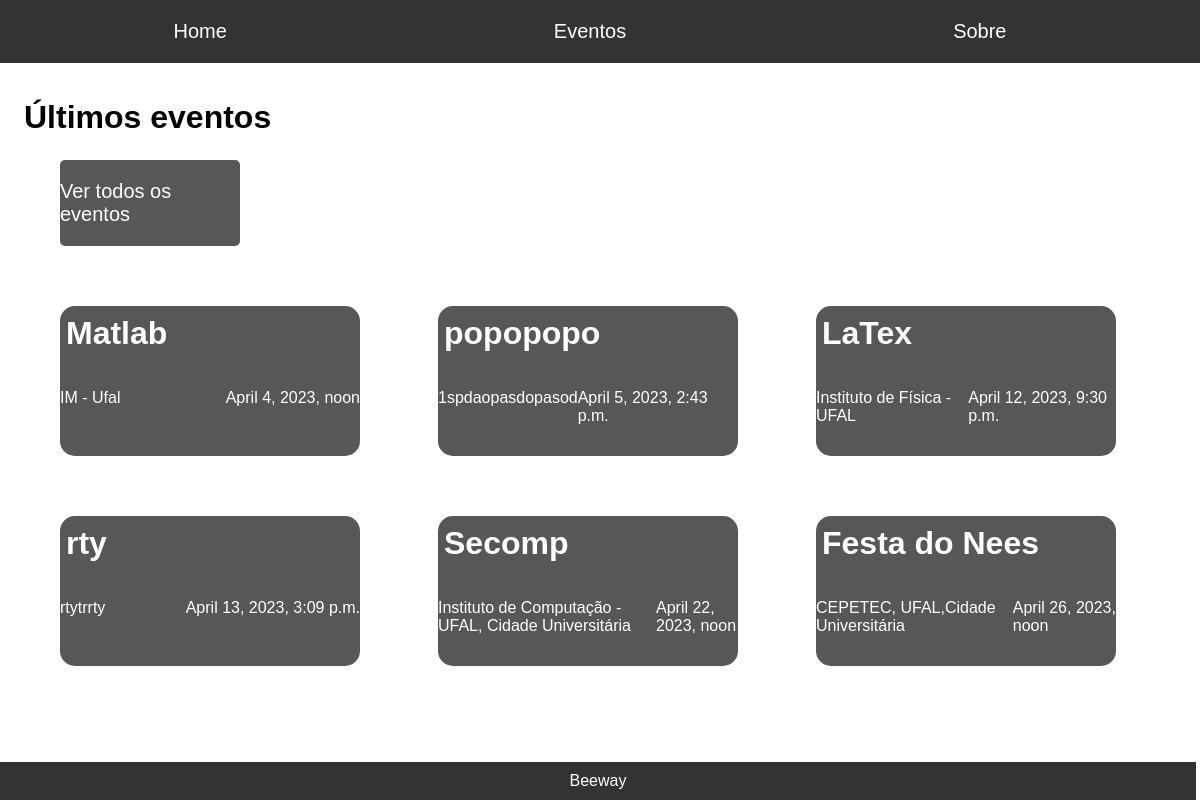
Before: /administrador/home with the older database file.
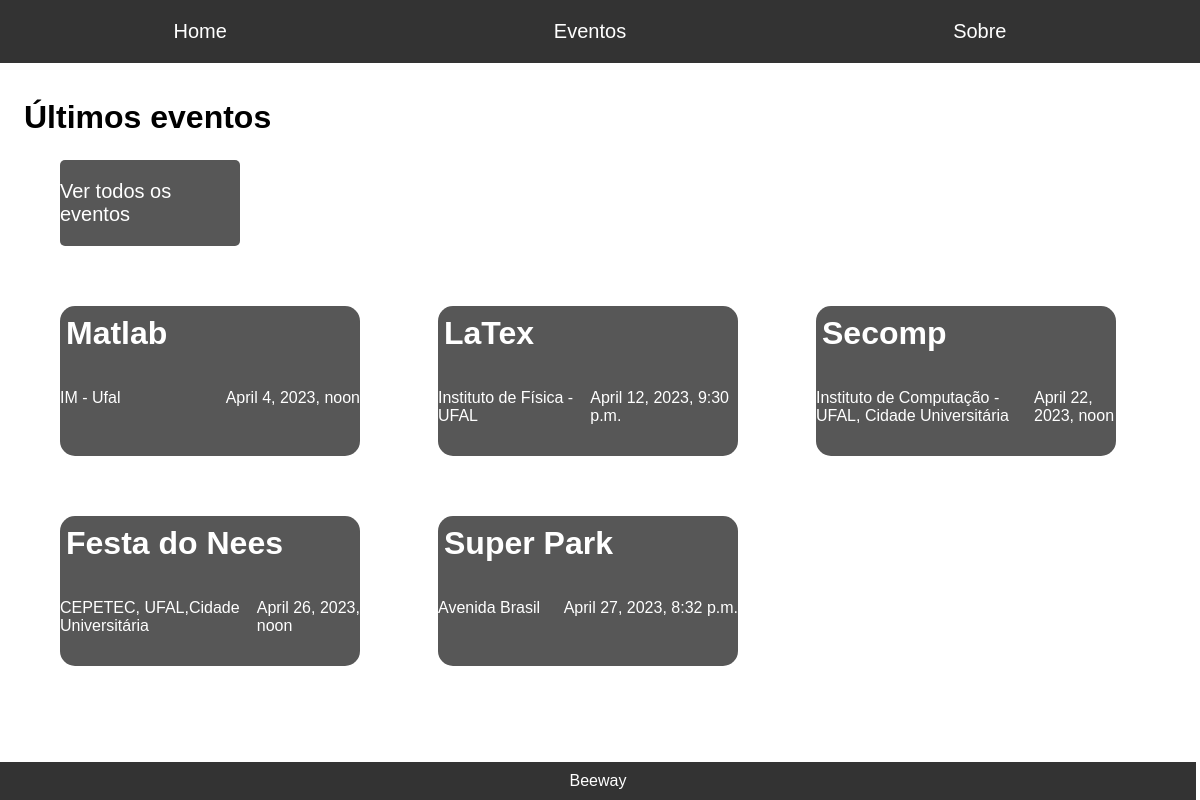
After: the same page with the newer database file.
### administrador/models.py (models this page shows, shortened)
class Event(models.Model):
    titulo = models.CharField(max_length=50)
    local = models.CharField(max_length=150)
    data_e_hora = models.DateTimeField()
    descricao = models.TextField()

### administrador/views.py (the view)
# urls.py: path('administrador/home', views.Home, name = 'adminhome'),
def Home(request):
    eventos = Event.objects.order_by('data_e_hora')[:6]
    return (render(request, 'pages/home.html', {'eventos': eventos}))

### administrador/templates/pages/home.html (shortened to what this page needs)
<!DOCTYPE html>
<html>
<html lang="pt-br"></html>
<head>
	{% load static %}
	<link rel="stylesheet" type="text/css" href="{% static 'home.css' %}">
</head>
<body>
	<header>
		<nav>
				<ul>
					<li><a href="home">Home</a></li>
					<li><a href="todos.eventos">Eventos</a></li>
					<li><a href="sobre">Sobre</a></li>
				</ul>
		</nav>
	</header>
	<h1>Últimos eventos</h1>
	<div class="container" id="todos">
		<a id="todos" href="todos.eventos">
			<p>Ver todos os eventos</p>
		</a>
	</div>
	<div id="ultimos" class="container">
		{% for eventos in eventos %}
		<div class="evento">
			<h1> <a style="text-decoration: none; color: #fff"href= "desc_evento/{{eventos.id}}">{{eventos.titulo}}</a></h1>
			<div class="container" id="info">
				<p>{{eventos.local}}</p>
				<p>{{eventos.data_e_hora}}</p>
			</div>
		</div>
		{% endfor %}
	</div>
	<footer>
		Beeway
	</footer>
</body>
</html>

### beeway/static/home.css (style rules this page uses)
* { font-family: Arial, Helvetica, sans-serif; }
body { background-color: white; margin: 0; padding: 0; }
header { background-color: #333; color: #fff; padding: 20px; }
nav ul { list-style: none; margin: 0; padding: 0; display: flex; font-size: 20px; justify-content: space-around; }
nav li { margin-right: 20px; }
nav a { color: #fff; text-decoration: none; }
h1 { margin-top: 3%; margin-left: 2%; }
.container#todos { background-color: #575757; display: flex; align-items: center; align-content: center; border-radius: 5px; margin-top: 2%; margin-left: 5%; width: 15%; height: 5%; }
a#todos { color: white; text-decoration: none; font-size: 20px; margin: 0px auto; }
.container#ultimos { display: grid; grid-template-columns: repeat(3, 1fr); grid-template-rows: repeat(2, 1fr); gap: 5%; grid-row-gap: 20%; margin: 5% 5% 0px 5%; }
.evento { background-color: #575757; border-radius: 15px; width: 300px; height: 150px; color: white; display: block; }
.container#info { display: flex; justify-content: space-between; }
footer { background-color: #333; color: #fff; text-align: center; padding: 10px; position: absolute; bottom: 0; width: 98%; }

Changed rows visible on the page:
removed Event: titulo "popopopo", local "1spdaopasdopasod", data_e_hora "April 5, 2023, 2:43 p.m."
removed Event: titulo "rty", local "rtytrrty", data_e_hora "April 13, 2023, 3:09 p.m."
now on this page (row unchanged): Event: titulo "Super Park", local "Avenida Brasil", data_e_hora "April 27, 2023, 8:32 p.m."
